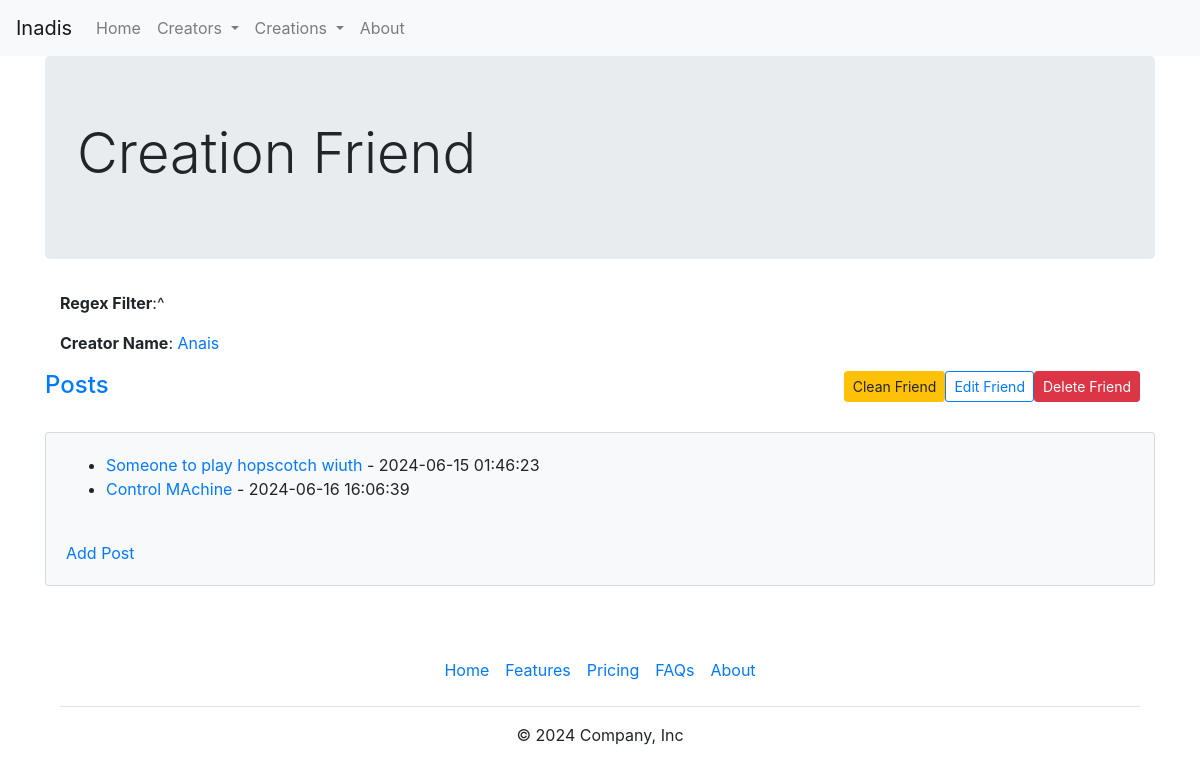
The page /app/v1/creators/935471b4-b9a2-4894-ade6-e7a9429899e8/creations/f1809278-e923-4160-87bf-4fb1899fab47 on the database its author committed.
### models/creation.py (models this page shows, shortened)
class Creation(BaseModel):
    __tablename__ = 'creations'
    creator_id = db.Column('creatorid', db.String(60), db.ForeignKey('creators.id'), nullable=False)
    regexfilter = db.Column('regexfilter', db.String(255))
    name = db.Column('name', db.String(255), nullable=True)
    posts = db.relationship("Post", backref="creation", cascade="all, delete-orphan")
    @property
    def posts_no_content(self):
        all_posts = self.posts
        if all_posts is not None:
            return sorted(all_posts, key=lambda i:i.reference)
        return None

### models/creator.py (models this page shows, shortened)
class Creator(BaseModel):
    __tablename__ = 'creators'
    reference = db.Column('reference', db.Integer, nullable=False)
    name = db.Column('name', db.String(128), nullable=False)
    link = db.Column('link', db.String(255), nullable=False)
    creations = db.relationship("Creation", backref="creator", cascade="all, delete-orphan")

### models/post.py (models this page shows, shortened)
class Post(BaseModel):
    __tablename__ = 'posts'
    creation_id = db.Column('creationid', db.String(60), db.ForeignKey('creations.id'), nullable=False)
    title = db.Column('title', db.String(255))
    comment = db.Column('comment', db.String(255))
    reference = db.Column('reference', db.Integer, nullable=False)
    posted_at = db.Column(db.DateTime)
    fetched_at = db.Column(db.DateTime)
    contents = db.relationship("PostContent", backref="post", cascade="all, delete-orphan")

### app/v1/views/creations.py (the view, shortened to what this page needs)
@app_views.route('/creators/<creator_id>/creations/<creation_id>', methods=['POST', 'GET', 'DELETE'])
def rud_creation(creator_id, creation_id):
    creator_obj = Creator.query.get(creator_id)
    if creator_obj is None:
        abort(404, "Creator not Found")
    creation_obj = Creation.query.get(creation_id)
    form = BaseCreationForm()
    choices = [(cr.id, cr.name) for cr in Creator.query.all()]
    form.creation_creators.choices = choices
    if creation_obj is None or creation_obj.creator_id != creator_obj.id:
        abort(404, "Creation not Found")
    if '_method' in request.form.keys() and request.form['_method'] == 'DELETE':
        creation_obj.delete()
        return redirect(url_for('app_views.all_creations'))
    form.creation_name.data = creation_obj.name
    form.creation_regexfilter.data = creation_obj.regexfilter
    form.creation_creators.data = creation_obj.creator_id
    form.submit.label.text = "Save Changes"
    posts=creation_obj.posts_no_content#[{'id':i.id, 'title':i.title, 'reference': i.reference} for i in sorted(creation_obj.posts_no_content, key=lambda i:i.reference)]
    return render_template('user/creation_view.html', creation=creation_obj, posts=posts, form=form)

### app/v1/forms/creationforms.py (shortened to what this page needs)
class BaseCreationForm(FlaskForm):
    creation_name = StringField("Name of Creation", validators=[DataRequired("A creation cannot be nameless"), Length(max=255)])
    creation_regexfilter = StringField("Regex Filter for the Creation", validators=[DataRequired("A creation cannot be without a filter. Write '^' to match everthing"), Length(max=255)])
    creation_creators = SelectField('List of Creators')
    submit = SubmitField(label="Create New Creation")

### app/v1/app.py (called while the page is built)
@app.teardown_appcontext
def teardown_db(exception):
    db.session.remove()

### app/v1/templates/user/creation_view.html (shortened to what this page needs)
{% extends "base.html" %}
{% block wrapper%}<div align="centre"><h1 class="display-4">Creation {{creation.name}} </h1></div>{% endblock %}
{% block content %}
<div id="creation_details_view" class='container creation'>
    <div class="creation_details align-right">
            <p>
                <strong>Regex Filter</strong>:{{creation.regexfilter}}
            </p>
            <p>
                <strong>Creator Name</strong>:
                <a href="{{ url_for('app_views.rud_creator', creator_id=creation.creator_id)}}">{{creation.creator.name}}
                </a>
            </p>
    </div>
    <div class="creation_details_delete float-right">
        <form class="" action="{{ url_for('app_views.rud_creation', creator_id=creation.creator_id, creation_id=creation.id)}}" method="POST">
        					<input class="btn btn-primary btn-sm btn-danger" id="submit" label="delete" name="" type="submit" value="Delete {{ creation.name.split(' ')[0].capitalize() }}">
        </form>
    </div>
    <div class="creation_details_edit_button float-right">
        <button id="edit_creation_btn" type="button" class="btn btn-primary btn-sm  btn-link"> Edit {{ creation.name.split(' ')[0].capitalize() }} </button>
    </div>
    <div class="creation_details_clean float-right">
        <form class="" action="{{ url_for('app_views.rud_creation', creator_id=creation.creator_id, creation_id=creation.id)}}" method="POST">
        					<input class="btn btn-primary btn-sm btn-warning" id="submit" label="Clean" name="" type="submit" value="Clean {{ creation.name.split(' ')[0].capitalize() }}">
        </form>
    </div>
</div>
<div id="posts_in_creation">
	<h4 class="h4"> <a href=""> Posts </a> </h4> </br>
	<div class="well card card-body bg-light">
	{% if posts %}
	<ul>
		{% for post in posts %}
		<li>
			<a href="{{ url_for('app_views.rud_post', creator_id=creation.creator_id, creation_id=creation.id, post_id=post.id)}}"> {{post.title}} </a> - {{post.fetched_at}}
		</li>
		{% endfor %}
	</ul>
	{% endif %}
	<a href="{{ url_for('app_views.create_post', creator_id=creation.creator_id, creation_id=creation.id )}}"> Add Post </a>
	</div>
</div>
{% endblock %}

### app/v1/templates/base.html (shortened to what this page needs)
<!doctype html>
<html lang="en">
  <head>
    <link rel="stylesheet" href="https://cdn.jsdelivr.net/npm/bootstrap@4.1.3/dist/css/bootstrap.min.css">
  </head>
  <body>
    {% include 'includes/_navbar.html' %}
    <div id="bodycontainer" class="container">
      <div class="jumbotron">
        {% block wrapper %}{% endblock %}
      </div>
      <div id="block-content-wrapper" class="content-wrapper">
        {% block content %}
        {% endblock %}
      </div>
      {% include 'includes/_footer.html' %}
    </div>
  </body>
</html>

### app/v1/templates/includes/_navbar.html (shortened to what this page needs)
<nav class="navbar navbar-expand-lg navbar-light bg-light">
  <a class="navbar-brand" href="{{ url_for('app_views.home') }}">Inadis</a>
  <div class="collapse navbar-collapse" id="navbarNavDropdown">
    <ul class="navbar-nav">
      <li class="nav-item nav-item-home">
        <a class="nav-link" href="{{ url_for('app_views.home') }}">
          Home </a>
      </li>
      <li class="nav-item dropdown nav-item-creators">
        <a class="nav-link dropdown-toggle" href="#" id="navbarDropdownMenuLink" data-toggle="dropdown" aria-haspopup="true" aria-expanded="false" onclick="prenavbarHandler('{{url_for("api_views.get_creators")}}', postnavbarHandlerJson);">
          Creators
        </a>
      </li>
      <li class="nav-item dropdown nav-item-creations">
        <a class="nav-link dropdown-toggle" href="#" id="navbarDropdownMenuLink" data-toggle="dropdown" aria-haspopup="true" aria-expanded="false" onclick="prenavbarHandler('{{url_for("api_views.get_all_creations")}}', postnavbarHandlerJsonCreations);">
          Creations
        </a>
      </li>
      <li class="nav-item nav-item-about">
        <a class="nav-link" href="{{ url_for('app_views.about') }}">About</a>
      </li>
    </ul>
  </div>
</nav>

### app/v1/templates/includes/_footer.html
<div class="container">
  <footer class="py-3 my-4">
    <ul class="nav justify-content-center border-bottom pb-3 mb-3">
      <li class="nav-item"><a href="{{ url_for('app_views.home') }}" class="nav-link px-2 text-body-secondary">Home</a></li>
      <li class="nav-item"><a href="#" class="nav-link px-2 text-body-secondary">Features</a></li>
      <li class="nav-item"><a href="#" class="nav-link px-2 text-body-secondary">Pricing</a></li>
      <li class="nav-item"><a href="#" class="nav-link px-2 text-body-secondary">FAQs</a></li>
      <li class="nav-item"><a href="{{ url_for('app_views.about') }}" class="nav-link px-2 text-body-secondary">About</a></li>
    </ul>
    <p class="text-center text-body-secondary">© 2024 Company, Inc</p>
  </footer>
</div>

### rows shown on the page
Creation: name "Friend", regexfilter "^", name.split "Delete Friend", name.split "Friend", name.split "Clean Friend"
Creator: creator.name "Anais"
Post: title "Someone to play hopscotch wiuth", fetched_at "2024-06-15 01:46:23"
Post: title "Control MAchine", fetched_at "2024-06-16 16:06:39"
